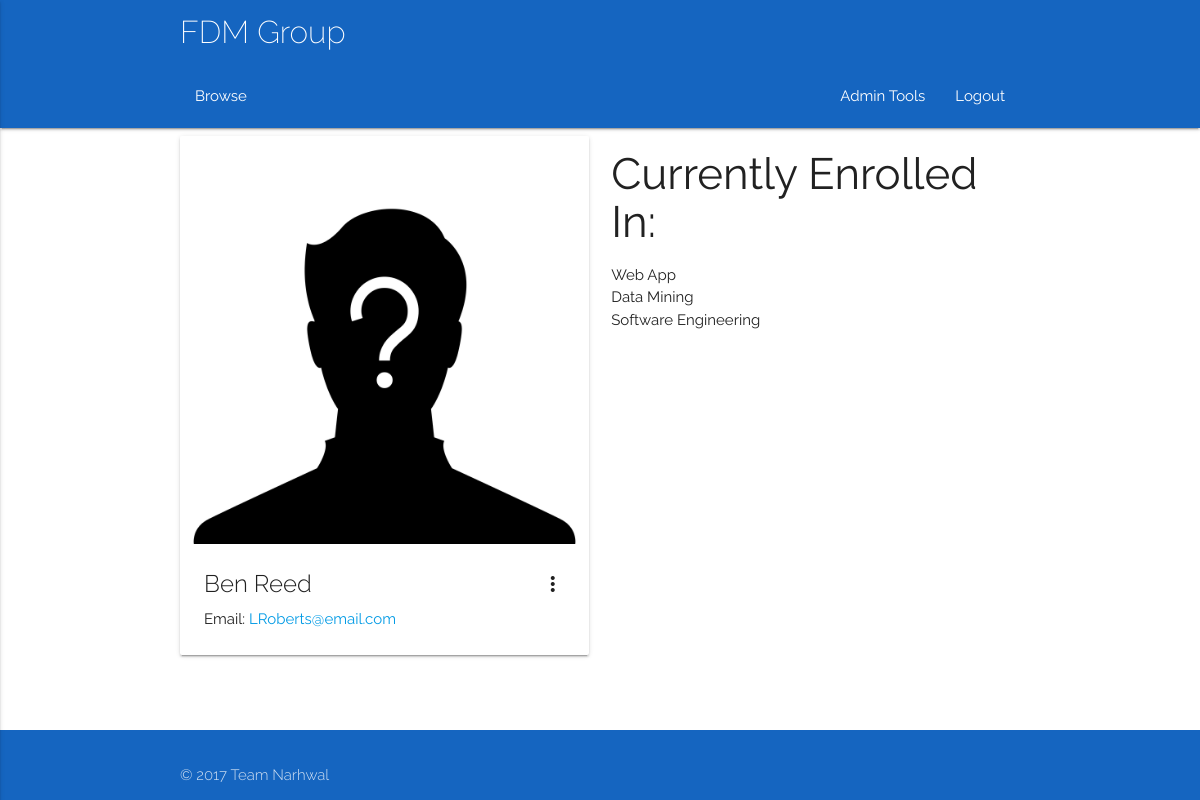
The app's page /delegates/7 (signed in), older data.
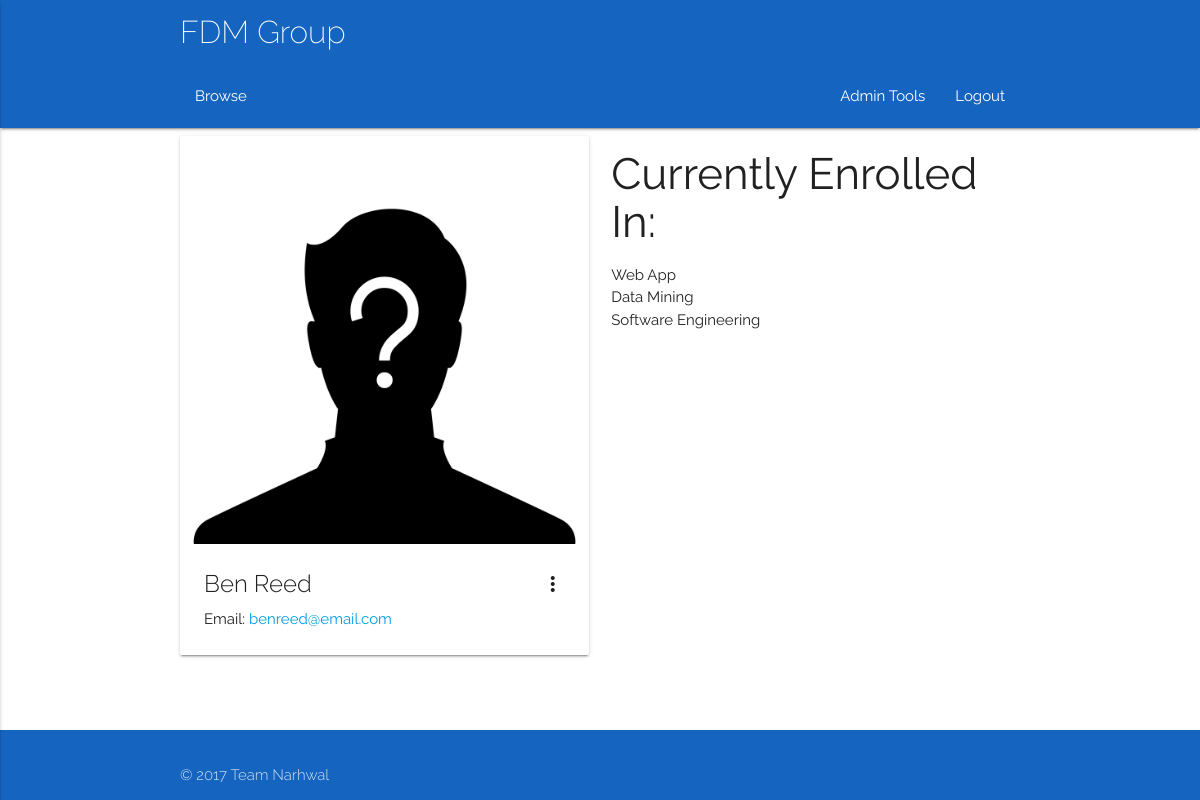
The same page, newer data.
### app/models.py (models this page shows, shortened)
class User(db.Model):
	__tablename__ = 'User'
	userID = db.Column(db.Integer, primary_key = True)
	name = db.Column(db.String(100))
	username = db.Column(db.String(100))
	email = db.Column(db.String(100))
	password = db.Column(db.String(100))
	type = db.Column(db.String(100))
	__mapper_args__ = {
		'polymorphic_identity': 'base',
		'polymorphic_on': type
	}

### app/views.py (the view)
@app.route('/delegates/<id>')
@login_required
def delSchedule(id):
    delid = id
    if current_user.type != 'Admin':
        abort(403)
    user = delegates(delID=delid)
    delClassList = user.classList
    return render_template('delsSched.html', title='Delegate Schedule', user=user, delClassList=delClassList)

### app/views.py (called while the page is built)
@login_manager.user_loader
def load_user(id):
    return models.User.query.get(id)

### queries.py (called while the page is built)
def listConvert(x):
    if(x.count() == 1):
        x = x[0]
        return x
    else:
        y = []
    for i in x:
        y.append(i)
    return y

def delegates(**kwargs):
    q = models.Delegate.query.filter_by(**kwargs)
    q = listConvert(q)
    return q

### app/templates/delsSched.html (shortened to what this page needs)
{% extends "base.html" %} {% block content %}
<div class="container">
    <div class="row">
        <div class="col l6 m6 s12">
            <div class="card hoverable">
                <div class="card-image waves-effect waves-block waves-light">
                    <img class="activator" src="{{url_for('static', filename = 'images/unknown.jpg')}}">
                </div>
                <div class="card-content">
                    <span class="card-title activator grey-text text-darken-4">{{user.name}}<i class="material-icons right">more_vert</i></span>
                    <p>Email: <a href="mailto:{{user.email}}">{{user.email}}</a></p>
                </div>
            </div>
        </div>
        <div class="col l6 m6 s12">
            <h3> Currently Enrolled In: </h3>
            <ul>
                {% for item in delClassList %}
                <li>{{item.title}}</li>
                {% endfor %}
            </ul>
        </div>
    </div>
</div>
{% endblock %}

Row changes from the older to the newer data that the page shows:
changed User "Ben Reed": email "LRoberts@email.com" → "benreed@email.com"
